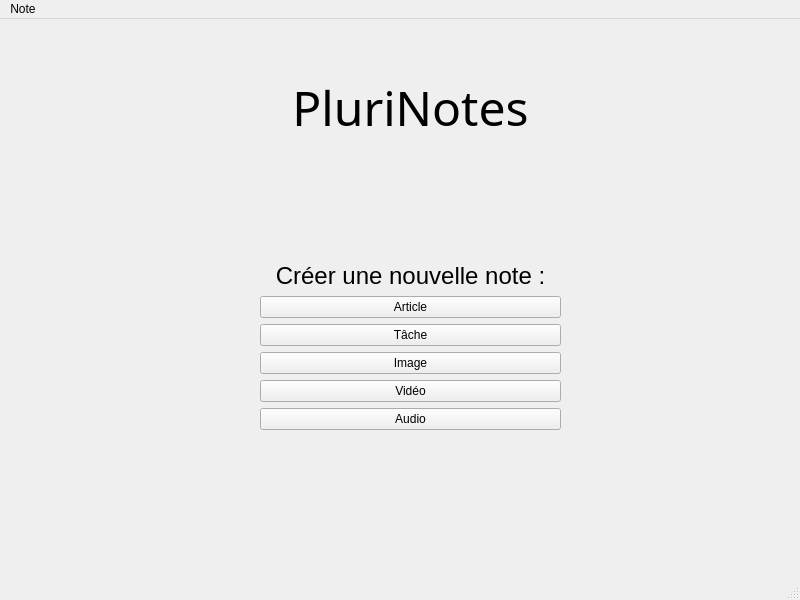
<?xml version="1.0" encoding="UTF-8"?>
<ui version="4.0">
 <class>mainWindow</class>
 <widget class="QMainWindow" name="mainWindow">
  <property name="geometry">
   <rect>
    <x>0</x>
    <y>0</y>
    <width>800</width>
    <height>600</height>
   </rect>
  </property>
  <property name="windowTitle">
   <string>MainWindow</string>
  </property>
  <widget class="QWidget" name="centralwidget">
   <widget class="QWidget" name="verticalLayoutWidget_3">
    <property name="geometry">
     <rect>
      <x>260</x>
      <y>0</y>
      <width>301</width>
      <height>561</height>
     </rect>
    </property>
    <layout class="QVBoxLayout" name="centralLayout">
     <property name="sizeConstraint">
      <enum>QLayout::SetDefaultConstraint</enum>
     </property>
     <item>
      <layout class="QVBoxLayout" name="titre">
       <property name="sizeConstraint">
        <enum>QLayout::SetFixedSize</enum>
       </property>
       <item>
        <widget class="QLabel" name="label">
         <property name="font">
          <font>
           <family>Webdings</family>
           <pointsize>36</pointsize>
          </font>
         </property>
         <property name="text">
          <string>PluriNotes</string>
         </property>
         <property name="alignment">
          <set>Qt::AlignCenter</set>
         </property>
        </widget>
       </item>
      </layout>
     </item>
     <item>
      <layout class="QVBoxLayout" name="partiePrincipale">
       <property name="sizeConstraint">
        <enum>QLayout::SetMinimumSize</enum>
       </property>
       <property name="topMargin">
        <number>0</number>
       </property>
       <item>
        <spacer name="verticalSpacer">
         <property name="orientation">
          <enum>Qt::Vertical</enum>
         </property>
         <property name="sizeType">
          <enum>QSizePolicy::Fixed</enum>
         </property>
         <property name="sizeHint" stdset="0">
          <size>
           <width>20</width>
           <height>60</height>
          </size>
         </property>
        </spacer>
       </item>
       <item>
        <widget class="QLabel" name="label_2">
         <property name="sizePolicy">
          <sizepolicy hsizetype="Minimum" vsizetype="Maximum">
           <horstretch>0</horstretch>
           <verstretch>0</verstretch>
          </sizepolicy>
         </property>
         <property name="font">
          <font>
           <pointsize>18</pointsize>
          </font>
         </property>
         <property name="text">
          <string>Créer une nouvelle note :</string>
         </property>
         <property name="alignment">
          <set>Qt::AlignCenter</set>
         </property>
        </widget>
       </item>
       <item>
        <widget class="QPushButton" name="pushButtonArticle">
         <property name="text">
          <string>Article</string>
         </property>
        </widget>
       </item>
       <item>
        <widget class="QPushButton" name="pushButtonTask">
         <property name="text">
          <string>Tâche</string>
         </property>
        </widget>
       </item>
       <item>
        <widget class="QPushButton" name="pushButtonImage">
         <property name="text">
          <string>Image</string>
         </property>
        </widget>
       </item>
       <item>
        <widget class="QPushButton" name="pushButtonVideo">
         <property name="text">
          <string>Vidéo</string>
         </property>
        </widget>
       </item>
       <item>
        <widget class="QPushButton" name="pushButtonAudio">
         <property name="text">
          <string>Audio</string>
         </property>
        </widget>
       </item>
       <item>
        <spacer name="verticalSpacer_2">
         <property name="orientation">
          <enum>Qt::Vertical</enum>
         </property>
         <property name="sizeType">
          <enum>QSizePolicy::Fixed</enum>
         </property>
         <property name="sizeHint" stdset="0">
          <size>
           <width>20</width>
           <height>150</height>
          </size>
         </property>
        </spacer>
       </item>
      </layout>
     </item>
    </layout>
   </widget>
  </widget>
  <widget class="QMenuBar" name="menubar">
   <property name="geometry">
    <rect>
     <x>0</x>
     <y>0</y>
     <width>800</width>
     <height>22</height>
    </rect>
   </property>
   <widget class="QMenu" name="menuNote">
    <property name="title">
     <string>Note</string>
    </property>
    <widget class="QMenu" name="menunouvelle_note">
     <property name="title">
      <string>nouvelle note</string>
     </property>
     <addaction name="actionNote"/>
     <addaction name="actionTache"/>
     <addaction name="actionImage"/>
     <addaction name="actionAudio"/>
     <addaction name="actionVideo"/>
    </widget>
    <addaction name="menunouvelle_note"/>
   </widget>
   <addaction name="menuNote"/>
  </widget>
  <widget class="QStatusBar" name="statusbar"/>
  <action name="actionNote">
   <property name="text">
    <string>Article</string>
   </property>
  </action>
  <action name="actionTache">
   <property name="text">
    <string>Tache</string>
   </property>
  </action>
  <action name="actionImage">
   <property name="text">
    <string>Image</string>
   </property>
  </action>
  <action name="actionAudio">
   <property name="text">
    <string>Audio</string>
   </property>
  </action>
  <action name="actionVideo">
   <property name="text">
    <string>Video</string>
   </property>
  </action>
 </widget>
 <resources/>
 <connections/>
</ui>
